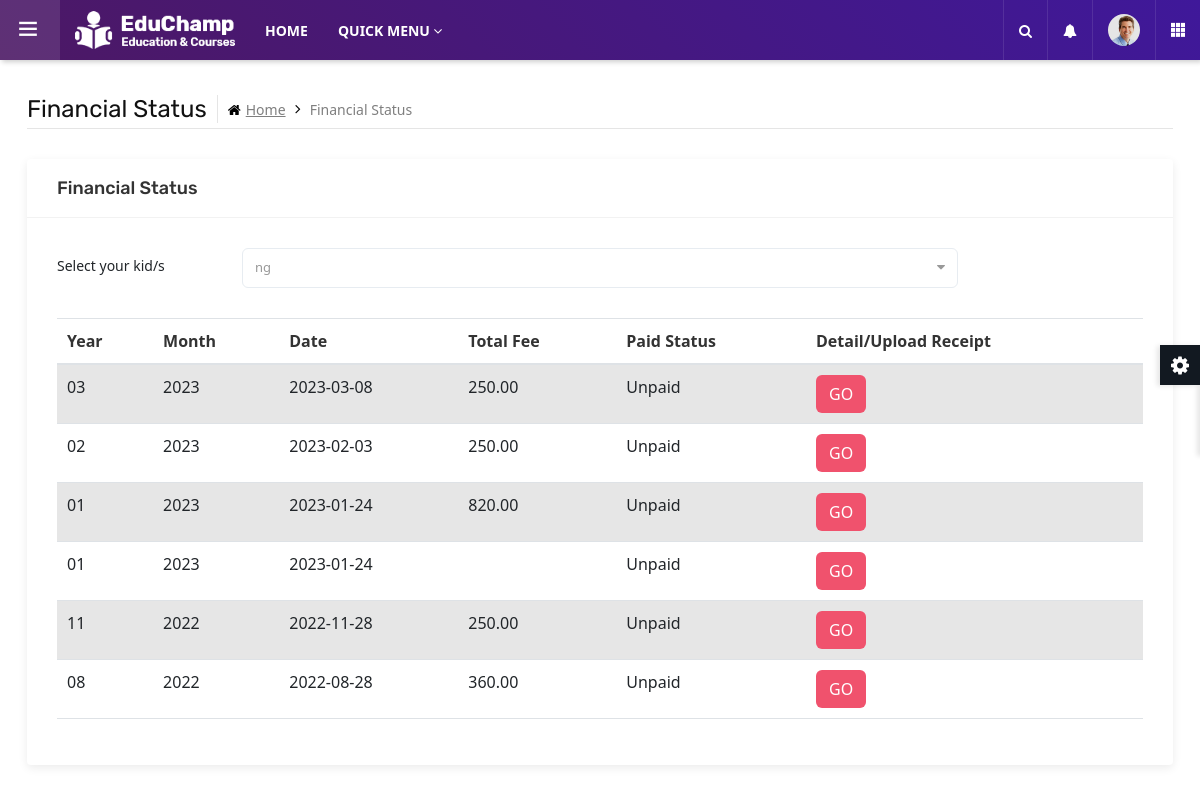
Page /financialStudent.php (signed in) on the earlier database version.
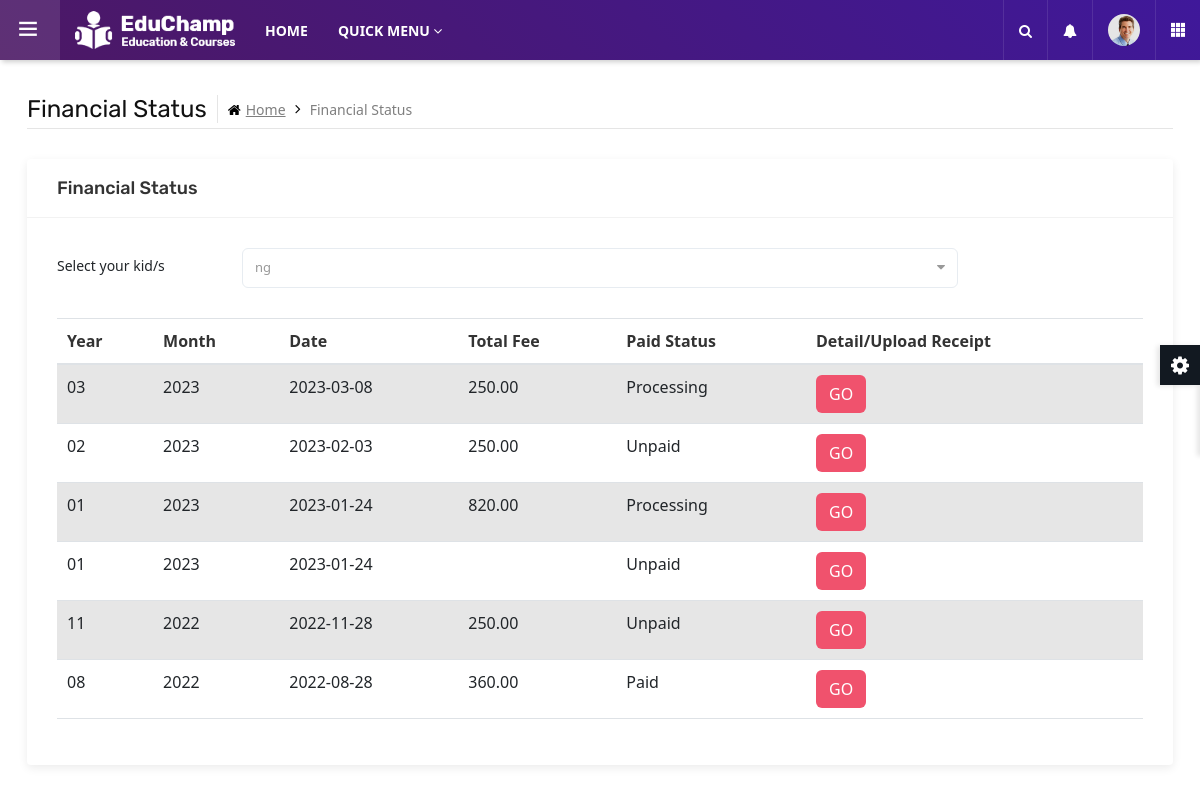
Same page on the later database version.
### tables this page shows
CREATE TABLE `fee` (
  `fID` int(11) NOT NULL,
  `fDate` date NOT NULL,
  `fDesc` varchar(255) DEFAULT NULL,
  `fTot` decimal(8,2) DEFAULT NULL,
  `stdMKN` char(12) NOT NULL,
  `payDate` timestamp NULL DEFAULT NULL,
  `payStatus` tinyint(1) NOT NULL,
  `fPhoto` varchar(40) DEFAULT NULL
);

### financialStudent.php (the view, shortened to what this page needs)
<?php
include "leftSideBarParent.php";
$pIC = $_SESSION["pIC"];
$payStatus = array("Unpaid", "Paid", "Processing");
?>
	<main class="ttr-wrapper">
		<div class="container-fluid">
			<div class="db-breadcrumb">
				<h4 class="breadcrumb-title">Financial Status</h4>
				<ul class="db-breadcrumb-list">
					<li><a href="#"><i class="fa fa-home"></i>Home</a></li>
					<li>Financial Status</li>
				</ul>
			</div>
            <div class="row">
				<div class="col-lg-12 m-b30">
					<div class="widget-box">
						<div class="wc-title">
							<h4>Financial Status</h4>
						</div>
                        <div class="widget-inner">
                        <?php
                        $queryGetStd = "SELECT * FROM Student WHERE pIC = '$pIC' ";
                        $resultGetStd = mysqli_query($con, $queryGetStd);
                        echo "
                        <form class='edit-profile m-b30' name='financialForm' method='post' action='financialStudent.php' id='filter'>
                        <div class='form-group row'>
								<label class='col-sm-2 col-form-label'>Select your kid/s</label>
								<div class='col-sm-8'>
                                <select name='stdMKN' class='form-control' id='select' onchange='changeFunc();'>
                        ";
                        while($rowGetStd = mysqli_fetch_array($resultGetStd)){
                            if($_POST["stdMKN" ] == $rowGetStd["stdMKN"]){
                                echo "<option value = '$rowGetStd[stdMKN]' selected>$rowGetStd[stdName]</option>";
                            }
                            else{
                                echo "<option value = '$rowGetStd[stdMKN]'>$rowGetStd[stdName]</option>";
                            }
                        }
                        echo "
                        </select></div>
						</div>
                        </form>
                        ";
                        ?>
                        <table class="table table-striped table-hover ">
                        <thead>
                        <tr>
                        <th>Year</th>
                        <th>Month</th>
                        <th>Date</th>
                        <th>Total Fee</th>
                        <th>Paid Status</th>
                        <th>Detail/Upload Receipt</th>
                        </tr>
                        <thead>
                        <tbody>
                        <?php
                        $stdMKN = $_POST['stdMKN'];
                        $query1 = "SELECT * FROM fee WHERE stdMKN='$stdMKN' ORDER BY fDate DESC";
                        $result1 = mysqli_query($con, $query1);
                        while($row1 = mysqli_fetch_array($result1)){
                            $fDate = $row1['fDate'];
                            $month = date("m",strtotime($fDate));
                            $year = date("Y",strtotime($fDate));
                            $payS = $row1['payStatus'];
                            echo "
                            <tr>
                            <td>$month</td>
                            <td>$year</td>
                            <td>$fDate</td>
                            <td>$row1[fTot]</td>
                            <td>$payStatus[$payS]</td>
                            <td>
                                <form method = 'post' action = 'financialDetailStudent.php'>
                                <input type = 'hidden' name = 'fID' value = '$row1[fID]'>
                                <input type = 'hidden' name = 'stdMKN' value = '$stdMKN' >
                                <input type = 'submit' class = 'btn red pull-left' value = 'GO'></td>
                                </form>
                            </td>
                            </tr>
                            ";
                        }
                        ?>
                        </tbody>
                        </table>
                    </div>
                </div>
            </div>
        </div>
    </main>
</body>
</html>

Differences in the rows shown:
changed fee (number 1 of 6 on the later page): payStatus "Unpaid" → "Processing"
changed fee (number 3 of 6 on the later page): payStatus "Unpaid" → "Processing"
changed fee: payStatus "Unpaid" → "Paid"
